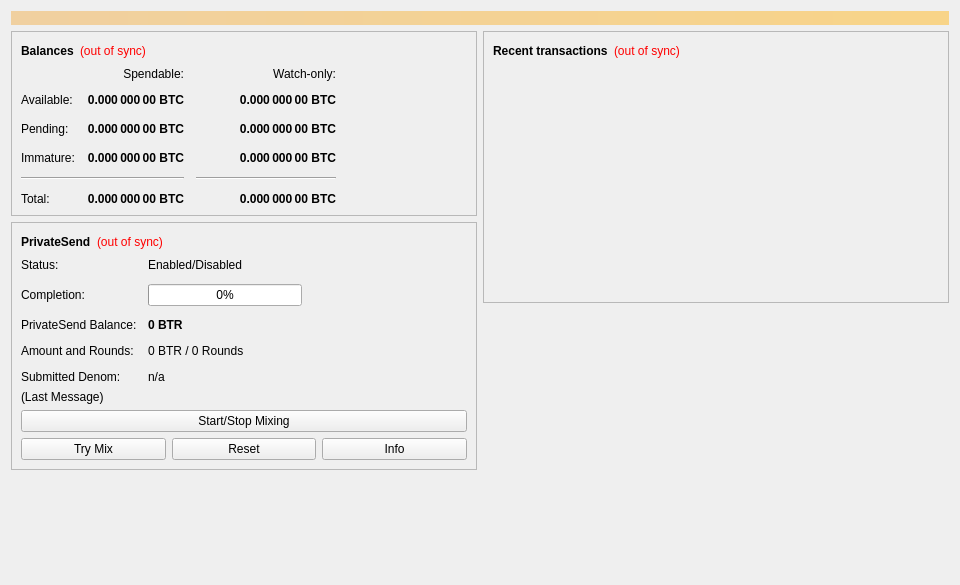
<?xml version="1.0" encoding="UTF-8"?>
<ui version="4.0">
 <class>OverviewPage</class>
 <widget class="QWidget" name="OverviewPage">
  <property name="geometry">
   <rect>
    <x>0</x>
    <y>0</y>
    <width>960</width>
    <height>585</height>
   </rect>
  </property>
  <property name="minimumSize">
   <size>
    <width>960</width>
    <height>0</height>
   </size>
  </property>
  <property name="windowTitle">
   <string>Form</string>
  </property>
  <layout class="QVBoxLayout" name="topLayout">
   <item>
    <widget class="QLabel" name="labelAlerts">
     <property name="visible">
      <bool>false</bool>
     </property>
     <property name="styleSheet">
      <string notr="true">QLabel { background-color: qlineargradient(x1: 0, y1: 0, x2: 1, y2: 0, stop:0 #F0D0A0, stop:1 #F8D488); color:#000000; }</string>
     </property>
     <property name="wordWrap">
      <bool>true</bool>
     </property>
     <property name="margin">
      <number>3</number>
     </property>
     <property name="textInteractionFlags">
      <set>Qt::TextSelectableByMouse</set>
     </property>
    </widget>
   </item>
   <item>
    <layout class="QHBoxLayout" name="horizontalLayout" stretch="1,1">
     <item>
      <layout class="QVBoxLayout" name="verticalLayout_2">
       <item>
        <widget class="QFrame" name="frame">
         <property name="frameShape">
          <enum>QFrame::StyledPanel</enum>
         </property>
         <property name="frameShadow">
          <enum>QFrame::Raised</enum>
         </property>
         <layout class="QVBoxLayout" name="verticalLayout_4">
          <item>
           <layout class="QHBoxLayout" name="horizontalLayout_4">
            <item>
             <widget class="QLabel" name="label_5">
              <property name="font">
               <font>
                <weight>75</weight>
                <bold>true</bold>
               </font>
              </property>
              <property name="text">
               <string>Balances</string>
              </property>
             </widget>
            </item>
            <item>
             <widget class="QLabel" name="labelWalletStatus">
              <property name="toolTip">
               <string>The displayed information may be out of date. Your wallet automatically synchronizes with the BTR network after a connection is established, but this process has not completed yet.</string>
              </property>
              <property name="styleSheet">
               <string notr="true">QLabel { color: red; }</string>
              </property>
              <property name="text">
               <string notr="true">(out of sync)</string>
              </property>
              <property name="alignment">
               <set>Qt::AlignLeading|Qt::AlignLeft|Qt::AlignVCenter</set>
              </property>
             </widget>
            </item>
            <item>
             <spacer name="horizontalSpacer_3">
              <property name="orientation">
               <enum>Qt::Horizontal</enum>
              </property>
              <property name="sizeHint" stdset="0">
               <size>
                <width>40</width>
                <height>20</height>
               </size>
              </property>
             </spacer>
            </item>
           </layout>
          </item>
          <item>
           <layout class="QGridLayout" name="gridLayout">
            <property name="spacing">
             <number>12</number>
            </property>
            <item row="2" column="2">
             <widget class="QLabel" name="labelWatchPending">
              <property name="font">
               <font>
                <weight>75</weight>
                <bold>true</bold>
               </font>
              </property>
              <property name="cursor">
               <cursorShape>IBeamCursor</cursorShape>
              </property>
              <property name="toolTip">
               <string>Unconfirmed transactions to watch-only addresses</string>
              </property>
              <property name="text">
               <string notr="true">0.000 000 00 BTC</string>
              </property>
              <property name="alignment">
               <set>Qt::AlignRight|Qt::AlignTrailing|Qt::AlignVCenter</set>
              </property>
              <property name="textInteractionFlags">
               <set>Qt::LinksAccessibleByMouse|Qt::TextSelectableByKeyboard|Qt::TextSelectableByMouse</set>
              </property>
             </widget>
            </item>
            <item row="2" column="1">
             <widget class="QLabel" name="labelUnconfirmed">
              <property name="font">
               <font>
                <weight>75</weight>
                <bold>true</bold>
               </font>
              </property>
              <property name="cursor">
               <cursorShape>IBeamCursor</cursorShape>
              </property>
              <property name="toolTip">
               <string>Total of transactions that have yet to be confirmed, and do not yet count toward the spendable balance</string>
              </property>
              <property name="text">
               <string notr="true">0.000 000 00 BTC</string>
              </property>
              <property name="alignment">
               <set>Qt::AlignRight|Qt::AlignTrailing|Qt::AlignVCenter</set>
              </property>
              <property name="textInteractionFlags">
               <set>Qt::LinksAccessibleByMouse|Qt::TextSelectableByKeyboard|Qt::TextSelectableByMouse</set>
              </property>
             </widget>
            </item>
            <item row="3" column="2">
             <widget class="QLabel" name="labelWatchImmature">
              <property name="font">
               <font>
                <weight>75</weight>
                <bold>true</bold>
               </font>
              </property>
              <property name="cursor">
               <cursorShape>IBeamCursor</cursorShape>
              </property>
              <property name="toolTip">
               <string>Mined balance in watch-only addresses that has not yet matured</string>
              </property>
              <property name="text">
               <string notr="true">0.000 000 00 BTC</string>
              </property>
              <property name="alignment">
               <set>Qt::AlignRight|Qt::AlignTrailing|Qt::AlignVCenter</set>
              </property>
              <property name="textInteractionFlags">
               <set>Qt::LinksAccessibleByMouse|Qt::TextSelectableByKeyboard|Qt::TextSelectableByMouse</set>
              </property>
             </widget>
            </item>
            <item row="4" column="0" colspan="2">
             <widget class="Line" name="lineSpendableBalance">
              <property name="orientation">
               <enum>Qt::Horizontal</enum>
              </property>
             </widget>
            </item>
            <item row="4" column="2">
             <widget class="Line" name="lineWatchBalance">
              <property name="sizePolicy">
               <sizepolicy hsizetype="Preferred" vsizetype="Fixed">
                <horstretch>0</horstretch>
                <verstretch>0</verstretch>
               </sizepolicy>
              </property>
              <property name="minimumSize">
               <size>
                <width>140</width>
                <height>0</height>
               </size>
              </property>
              <property name="orientation">
               <enum>Qt::Horizontal</enum>
              </property>
             </widget>
            </item>
            <item row="5" column="0">
             <widget class="QLabel" name="labelTotalText">
              <property name="text">
               <string>Total:</string>
              </property>
             </widget>
            </item>
            <item row="3" column="1">
             <widget class="QLabel" name="labelImmature">
              <property name="font">
               <font>
                <weight>75</weight>
                <bold>true</bold>
               </font>
              </property>
              <property name="cursor">
               <cursorShape>IBeamCursor</cursorShape>
              </property>
              <property name="toolTip">
               <string>Mined balance that has not yet matured</string>
              </property>
              <property name="text">
               <string notr="true">0.000 000 00 BTC</string>
              </property>
              <property name="alignment">
               <set>Qt::AlignRight|Qt::AlignTrailing|Qt::AlignVCenter</set>
              </property>
              <property name="textInteractionFlags">
               <set>Qt::LinksAccessibleByMouse|Qt::TextSelectableByKeyboard|Qt::TextSelectableByMouse</set>
              </property>
             </widget>
            </item>
            <item row="2" column="3">
             <spacer name="horizontalSpacer_2">
              <property name="orientation">
               <enum>Qt::Horizontal</enum>
              </property>
              <property name="sizeHint" stdset="0">
               <size>
                <width>40</width>
                <height>20</height>
               </size>
              </property>
             </spacer>
            </item>
            <item row="3" column="0">
             <widget class="QLabel" name="labelImmatureText">
              <property name="text">
               <string>Immature:</string>
              </property>
             </widget>
            </item>
            <item row="5" column="1">
             <widget class="QLabel" name="labelTotal">
              <property name="font">
               <font>
                <weight>75</weight>
                <bold>true</bold>
               </font>
              </property>
              <property name="cursor">
               <cursorShape>IBeamCursor</cursorShape>
              </property>
              <property name="toolTip">
               <string>Your current total balance</string>
              </property>
              <property name="text">
               <string notr="true">0.000 000 00 BTC</string>
              </property>
              <property name="alignment">
               <set>Qt::AlignRight|Qt::AlignTrailing|Qt::AlignVCenter</set>
              </property>
              <property name="textInteractionFlags">
               <set>Qt::LinksAccessibleByMouse|Qt::TextSelectableByKeyboard|Qt::TextSelectableByMouse</set>
              </property>
             </widget>
            </item>
            <item row="5" column="2">
             <widget class="QLabel" name="labelWatchTotal">
              <property name="font">
               <font>
                <weight>75</weight>
                <bold>true</bold>
               </font>
              </property>
              <property name="cursor">
               <cursorShape>IBeamCursor</cursorShape>
              </property>
              <property name="toolTip">
               <string>Current total balance in watch-only addresses</string>
              </property>
              <property name="text">
               <string notr="true">0.000 000 00 BTC</string>
              </property>
              <property name="alignment">
               <set>Qt::AlignRight|Qt::AlignTrailing|Qt::AlignVCenter</set>
              </property>
              <property name="textInteractionFlags">
               <set>Qt::LinksAccessibleByMouse|Qt::TextSelectableByKeyboard|Qt::TextSelectableByMouse</set>
              </property>
             </widget>
            </item>
            <item row="0" column="2">
             <widget class="QLabel" name="labelWatchonly">
              <property name="text">
               <string>Watch-only:</string>
              </property>
              <property name="alignment">
               <set>Qt::AlignRight|Qt::AlignTrailing|Qt::AlignVCenter</set>
              </property>
             </widget>
            </item>
            <item row="1" column="0">
             <widget class="QLabel" name="labelBalanceText">
              <property name="text">
               <string>Available:</string>
              </property>
             </widget>
            </item>
            <item row="1" column="1">
             <widget class="QLabel" name="labelBalance">
              <property name="font">
               <font>
                <weight>75</weight>
                <bold>true</bold>
               </font>
              </property>
              <property name="cursor">
               <cursorShape>IBeamCursor</cursorShape>
              </property>
              <property name="toolTip">
               <string>Your current spendable balance</string>
              </property>
              <property name="text">
               <string notr="true">0.000 000 00 BTC</string>
              </property>
              <property name="alignment">
               <set>Qt::AlignRight|Qt::AlignTrailing|Qt::AlignVCenter</set>
              </property>
              <property name="textInteractionFlags">
               <set>Qt::LinksAccessibleByMouse|Qt::TextSelectableByKeyboard|Qt::TextSelectableByMouse</set>
              </property>
             </widget>
            </item>
            <item row="1" column="2">
             <widget class="QLabel" name="labelWatchAvailable">
              <property name="font">
               <font>
                <weight>75</weight>
                <bold>true</bold>
               </font>
              </property>
              <property name="cursor">
               <cursorShape>IBeamCursor</cursorShape>
              </property>
              <property name="toolTip">
               <string>Your current balance in watch-only addresses</string>
              </property>
              <property name="text">
               <string notr="true">0.000 000 00 BTC</string>
              </property>
              <property name="alignment">
               <set>Qt::AlignRight|Qt::AlignTrailing|Qt::AlignVCenter</set>
              </property>
              <property name="textInteractionFlags">
               <set>Qt::LinksAccessibleByMouse|Qt::TextSelectableByKeyboard|Qt::TextSelectableByMouse</set>
              </property>
             </widget>
            </item>
            <item row="2" column="0">
             <widget class="QLabel" name="labelPendingText">
              <property name="text">
               <string>Pending:</string>
              </property>
             </widget>
            </item>
            <item row="0" column="1">
             <widget class="QLabel" name="labelSpendable">
              <property name="text">
               <string>Spendable:</string>
              </property>
              <property name="alignment">
               <set>Qt::AlignRight|Qt::AlignTrailing|Qt::AlignVCenter</set>
              </property>
             </widget>
            </item>
           </layout>
          </item>
         </layout>
        </widget>
       </item>
       <item>
        <widget class="QFrame" name="framePrivateSend">
         <property name="layoutDirection">
          <enum>Qt::LeftToRight</enum>
         </property>
         <property name="frameShape">
          <enum>QFrame::StyledPanel</enum>
         </property>
         <property name="frameShadow">
          <enum>QFrame::Raised</enum>
         </property>
         <layout class="QVBoxLayout" name="VerticalLayout_PS1">
          <item>
           <layout class="QHBoxLayout" name="horizontalLayout_5">
            <item>
             <widget class="QLabel" name="labelPrivateSendHeader">
              <property name="font">
               <font>
                <weight>75</weight>
                <bold>true</bold>
               </font>
              </property>
              <property name="text">
               <string>PrivateSend</string>
              </property>
             </widget>
            </item>
            <item>
             <widget class="QLabel" name="labelPrivateSendSyncStatus">
              <property name="toolTip">
               <string>The displayed information may be out of date. Your wallet automatically synchronizes with the BTR network after a connection is established, but this process has not completed yet.</string>
              </property>
              <property name="styleSheet">
               <string notr="true">QLabel { color: red; }</string>
              </property>
              <property name="text">
               <string notr="true">(out of sync)</string>
              </property>
              <property name="alignment">
               <set>Qt::AlignLeading|Qt::AlignLeft|Qt::AlignVCenter</set>
              </property>
             </widget>
            </item>
            <item>
             <spacer name="horizontalSpacer_4">
              <property name="orientation">
               <enum>Qt::Horizontal</enum>
              </property>
              <property name="sizeHint" stdset="0">
               <size>
                <width>40</width>
                <height>20</height>
               </size>
              </property>
             </spacer>
            </item>
           </layout>
          </item>
          <item>
           <layout class="QFormLayout" name="privateSendFormLayout">
            <property name="fieldGrowthPolicy">
             <enum>QFormLayout::AllNonFixedFieldsGrow</enum>
            </property>
            <property name="horizontalSpacing">
             <number>11</number>
            </property>
            <property name="verticalSpacing">
             <number>12</number>
            </property>
            <item row="0" column="0">
             <widget class="QLabel" name="labelPrivateSendEnabledText">
              <property name="text">
               <string>Status:</string>
              </property>
             </widget>
            </item>
            <item row="0" column="1">
             <widget class="QLabel" name="labelPrivateSendEnabled">
              <property name="text">
               <string>Enabled/Disabled</string>
              </property>
             </widget>
            </item>
            <item row="1" column="0">
             <widget class="QLabel" name="labelCompletitionText">
              <property name="text">
               <string>Completion:</string>
              </property>
             </widget>
            </item>
            <item row="1" column="1">
             <widget class="QProgressBar" name="privateSendProgress">
              <property name="maximumSize">
               <size>
                <width>154</width>
                <height>16777215</height>
               </size>
              </property>
              <property name="value">
               <number>0</number>
              </property>
             </widget>
            </item>
            <item row="2" column="0">
             <widget class="QLabel" name="labelAnonymizedText">
              <property name="text">
               <string>PrivateSend Balance:</string>
              </property>
             </widget>
            </item>
            <item row="2" column="1">
             <widget class="QLabel" name="labelAnonymized">
              <property name="font">
               <font>
                <weight>75</weight>
                <bold>true</bold>
               </font>
              </property>
              <property name="text">
               <string notr="true">0 BTR</string>
              </property>
             </widget>
            </item>
            <item row="3" column="0">
             <widget class="QLabel" name="labelAmountAndRoundsText">
              <property name="text">
               <string>Amount and Rounds:</string>
              </property>
             </widget>
            </item>
            <item row="3" column="1">
             <widget class="QLabel" name="labelAmountRounds">
              <property name="text">
               <string>0 BTR / 0 Rounds</string>
              </property>
             </widget>
            </item>
            <item row="4" column="0">
             <widget class="QLabel" name="labelSubmittedDenomText">
              <property name="text">
               <string>Submitted Denom:</string>
              </property>
             </widget>
            </item>
            <item row="4" column="1">
             <widget class="QLabel" name="labelSubmittedDenom">
              <property name="toolTip">
               <string>The denominations you submitted to the Masternode.&lt;br&gt;To mix, other users must submit the exact same denominations.</string>
              </property>
              <property name="text">
               <string>n/a</string>
              </property>
             </widget>
            </item>
           </layout>
          </item>
          <item>
           <layout class="QVBoxLayout" name="VerticalLayout_PS">
            <item>
             <widget class="QLabel" name="labelPrivateSendLastMessage">
              <property name="text">
               <string>(Last Message)</string>
              </property>
              <property name="alignment">
               <set>Qt::AlignLeading|Qt::AlignLeft|Qt::AlignTop</set>
              </property>
              <property name="wordWrap">
               <bool>true</bool>
              </property>
             </widget>
            </item>
            <item>
             <widget class="QPushButton" name="togglePrivateSend">
              <property name="sizePolicy">
               <sizepolicy hsizetype="MinimumExpanding" vsizetype="Fixed">
                <horstretch>0</horstretch>
                <verstretch>0</verstretch>
               </sizepolicy>
              </property>
              <property name="text">
               <string>Start/Stop Mixing</string>
              </property>
             </widget>
            </item>
            <item>
             <layout class="QHBoxLayout" name="horizontalLayout_debugbuttons">
              <item>
               <widget class="QPushButton" name="privateSendAuto">
                <property name="sizePolicy">
                 <sizepolicy hsizetype="MinimumExpanding" vsizetype="Fixed">
                  <horstretch>0</horstretch>
                  <verstretch>0</verstretch>
                 </sizepolicy>
                </property>
                <property name="toolTip">
                 <string>Try to manually submit a PrivateSend request.</string>
                </property>
                <property name="text">
                 <string>Try Mix</string>
                </property>
               </widget>
              </item>
              <item>
               <widget class="QPushButton" name="privateSendReset">
                <property name="sizePolicy">
                 <sizepolicy hsizetype="MinimumExpanding" vsizetype="Fixed">
                  <horstretch>0</horstretch>
                  <verstretch>0</verstretch>
                 </sizepolicy>
                </property>
                <property name="toolTip">
                 <string>Reset the current status of PrivateSend (can interrupt PrivateSend if it's in the process of Mixing, which can cost you money!)</string>
                </property>
                <property name="autoFillBackground">
                 <bool>false</bool>
                </property>
                <property name="text">
                 <string>Reset</string>
                </property>
               </widget>
              </item>
              <item>
               <widget class="QPushButton" name="privateSendInfo">
                <property name="sizePolicy">
                 <sizepolicy hsizetype="MinimumExpanding" vsizetype="Fixed">
                  <horstretch>0</horstretch>
                  <verstretch>0</verstretch>
                 </sizepolicy>
                </property>
                <property name="toolTip">
                 <string>Information about PrivateSend and Mixing</string>
                </property>
                <property name="text">
                 <string>Info</string>
                </property>
               </widget>
              </item>
             </layout>
            </item>
           </layout>
          </item>
         </layout>
        </widget>
       </item>
       <item>
        <spacer name="verticalSpacer">
         <property name="orientation">
          <enum>Qt::Vertical</enum>
         </property>
         <property name="sizeHint" stdset="0">
          <size>
           <width>20</width>
           <height>40</height>
          </size>
         </property>
        </spacer>
       </item>
      </layout>
     </item>
     <item>
      <layout class="QVBoxLayout" name="verticalLayout_3">
       <item>
        <widget class="QFrame" name="frame_2">
         <property name="frameShape">
          <enum>QFrame::StyledPanel</enum>
         </property>
         <property name="frameShadow">
          <enum>QFrame::Raised</enum>
         </property>
         <layout class="QVBoxLayout" name="verticalLayout">
          <item>
           <layout class="QHBoxLayout" name="horizontalLayout_2">
            <item>
             <widget class="QLabel" name="label_4">
              <property name="font">
               <font>
                <weight>75</weight>
                <bold>true</bold>
               </font>
              </property>
              <property name="text">
               <string>Recent transactions</string>
              </property>
             </widget>
            </item>
            <item>
             <widget class="QLabel" name="labelTransactionsStatus">
              <property name="toolTip">
               <string>The displayed information may be out of date. Your wallet automatically synchronizes with the BTR network after a connection is established, but this process has not completed yet.</string>
              </property>
              <property name="styleSheet">
               <string notr="true">QLabel { color: red; }</string>
              </property>
              <property name="text">
               <string notr="true">(out of sync)</string>
              </property>
              <property name="alignment">
               <set>Qt::AlignLeading|Qt::AlignLeft|Qt::AlignVCenter</set>
              </property>
             </widget>
            </item>
            <item>
             <spacer name="horizontalSpacer">
              <property name="orientation">
               <enum>Qt::Horizontal</enum>
              </property>
              <property name="sizeHint" stdset="0">
               <size>
                <width>40</width>
                <height>20</height>
               </size>
              </property>
             </spacer>
            </item>
           </layout>
          </item>
          <item>
           <widget class="QListView" name="listTransactions">
            <property name="styleSheet">
             <string notr="true">QListView { background: transparent; }</string>
            </property>
            <property name="frameShape">
             <enum>QFrame::NoFrame</enum>
            </property>
            <property name="verticalScrollBarPolicy">
             <enum>Qt::ScrollBarAlwaysOff</enum>
            </property>
            <property name="horizontalScrollBarPolicy">
             <enum>Qt::ScrollBarAlwaysOff</enum>
            </property>
            <property name="selectionMode">
             <enum>QAbstractItemView::NoSelection</enum>
            </property>
           </widget>
          </item>
         </layout>
        </widget>
       </item>
       <item>
        <spacer name="verticalSpacer_2">
         <property name="orientation">
          <enum>Qt::Vertical</enum>
         </property>
         <property name="sizeHint" stdset="0">
          <size>
           <width>20</width>
           <height>40</height>
          </size>
         </property>
        </spacer>
       </item>
      </layout>
     </item>
    </layout>
   </item>
  </layout>
 </widget>
 <resources/>
 <connections/>
</ui>
